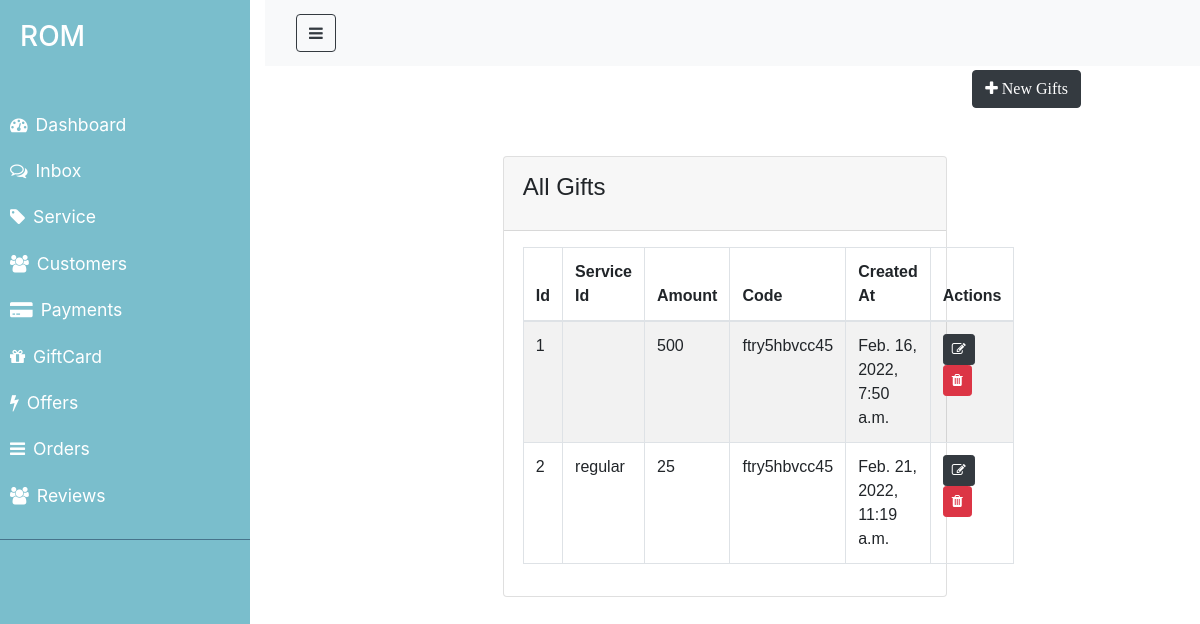
The app's page /gifts/ with its own data.
### ROM/models.py (models this page shows, shortened)
class GiftCard(models.Model):
    service_id=models.ForeignKey('Service',on_delete=models.CASCADE,blank=True,null=True)
    giftcard_amount=models.IntegerField(null=False, blank=False)
    code=models.CharField(max_length=50, null=False, blank=True)
    start_date=models.DateTimeField()
    end_date=models.DateTimeField()
    created_at=models.DateTimeField(auto_now_add=True)
    updated_at= models.DateTimeField(auto_now=True)

class Service(models.Model):
    CATEGORY=(
        ('regular', 'regular'),
        ('commercial', 'commercial'),
        ('personalized','personalized'),
    )
    category=models.CharField(max_length=100, null=False, blank=False,choices=CATEGORY, default='regular')
    description=models.TextField(null=False, blank=False)
    customer_id=models.ForeignKey('Customer',on_delete=models.CASCADE, blank=True,null=True)
    rating=models.IntegerField(null=True, blank=True)
    created_at=models.DateTimeField(auto_now_add=True)
    updated_at= models.DateTimeField(auto_now=True)

### ROM/views.py (the view)
# urls.py: path('gifts/',views.getGifts, name= 'gifts'),
def getGifts(request):
   gifts= GiftCard.objects.all()
   return render(request, 'ROM/admin/gifts.html', {'gifts':gifts})

### ROM/templates/ROM/admin/gifts.html (shortened to what this page needs)
{% extends 'ROM/admin/layouts/admin_master.html' %}
{% block content %}
<div class="container">
    <div class="row my-5">
        <button class="btn btn-dark ml-auto" data-toggle="modal"
        data-target="#giftModal">
        <i class ="fa fa-plus" aria-hidden="true"> New Gifts </i>
    </button>
    </div>
    <div class="row justify-content-center my-5">
        <div class="col-lg-8">
            <div class="card">
                <div class="card-header">
                    <h4 class="card-title">All Gifts</h4>
                </div>
                <div class="card-body">
                    <table class="table table-hover table-bordered table-striped">
                        <thead>
                            <tr>
                                <th>Id</th>
                                <th>Service Id</th>
                                <th>Amount</th>
                                <th>Code</th>
                                <th>Created At</th>
                                <th>Actions</th>
                            </tr>
                        </thead>
                        <tbody>
                            {% for object in gifts %}
                               <tr>
                                   <td>{{object.id}}</td>
                                   <td>{{object.service_id.category}}</td>
                                   <td>{{object.giftcard_amount}}</td>
                                   <td>{{object.code}}</td>
                                   <td>{{object.created_at}}</td>
                                   <td>
                                       <a href="{% url 'update_gift' object.id %}"
                                        class="btn btn-dark btn-sm">
                                         <i class="fa fa-edit"></i>
                                       </a>
                                       <a href="{% url 'delete_gift' object.id %}"
                                        class="btn btn-danger btn-sm">
                                         <i class="fa fa-trash"></i>
                                       </a>
                                   </td>
                               </tr>
                            {% endfor %}
                        </tbody>
                    </table>
                </div>
            </div>
        </div>
    </div>
</div>
{% endblock %}

### ROM/static/css/admin.css (style rules this page uses)
* { padding: 0; margin: 0; box-sizing: border-box; }
.container { max-width: 80%; margin: 0 auto; font-family: sans-serif; }
a, a:hover, a:focus { color: inherit; text-decoration: none; transition: all 0.3s; }
body { background: color #ebeff5;; }
*, *::before, *::after { margin: 0; padding: 0; box-shadow: border-box; }
.card > * { padding: 1rem 1.2rem; }

### records on screen
GiftCard: id "1", giftcard_amount "500", code "ftry5hbvcc45", created_at "Feb. 16, 2022, 7:50 a.m."
GiftCard: id "2", service_id.category "regular", giftcard_amount "25", code "ftry5hbvcc45", created_at "Feb. 21, 2022, 11:19 a.m."
